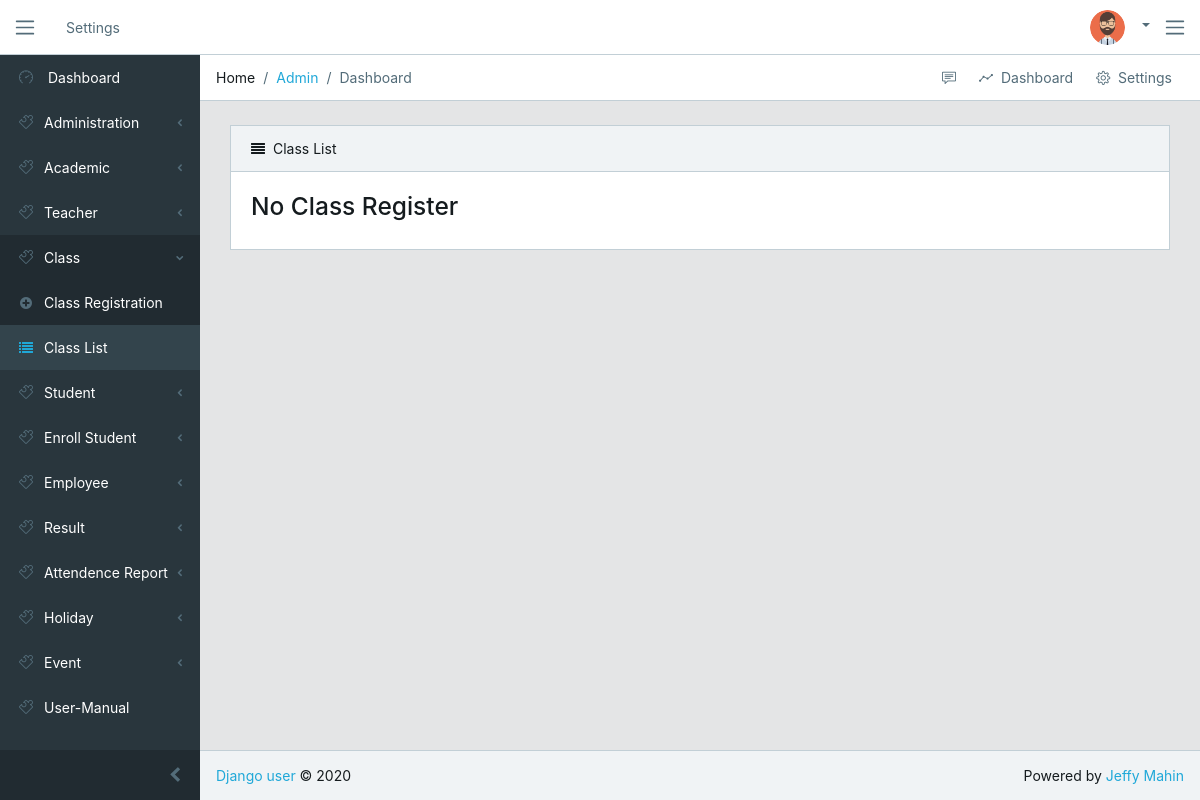
Page /academic/class-list on the earlier database version.
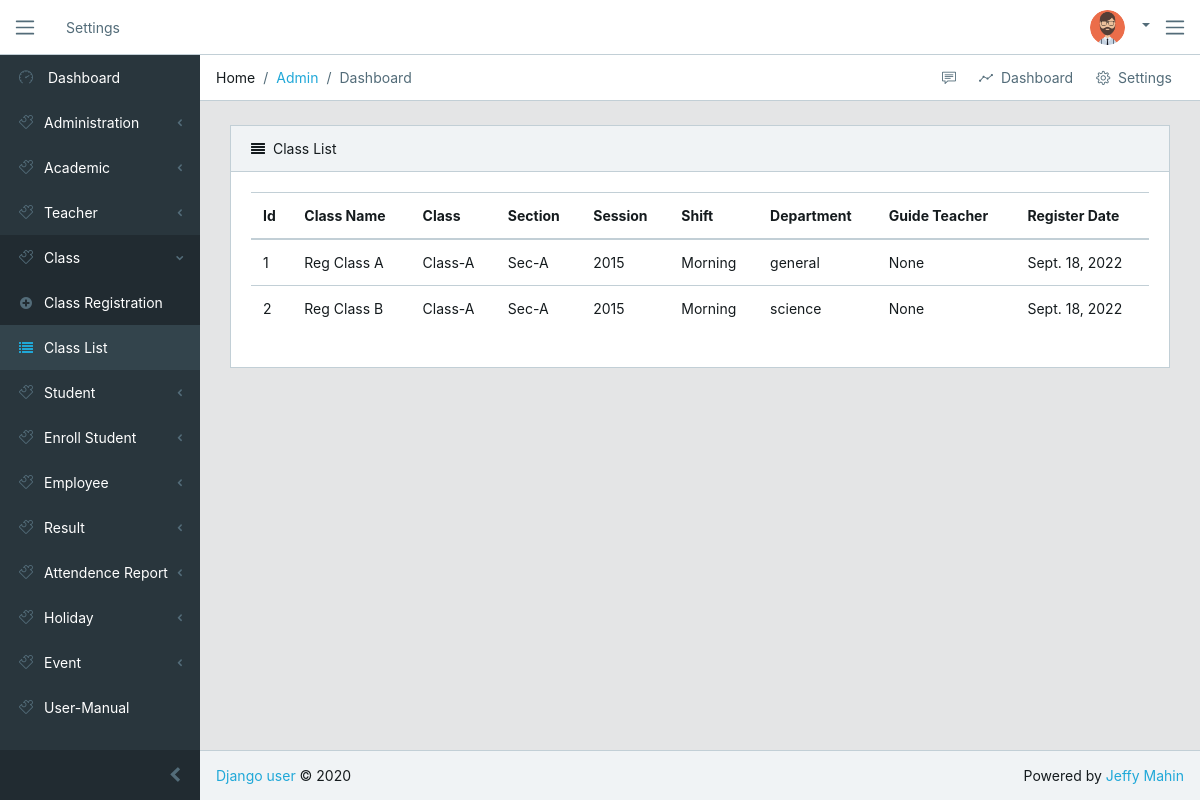
Same page on the later database version.
### academic/models.py (models this page shows, shortened)
class ClassRegistration(models.Model):
    name = models.CharField(max_length=100, unique=True)
    department_choice = (
        ('general', 'General'),
        ('science', 'Science'),
        ('business', 'Business'),
        ('humanities', 'Humanities')
    )
    department = models.CharField(choices=department_choice, max_length=20)
    class_name = models.ForeignKey(ClassInfo, on_delete=models.CASCADE, null=True)
    section = models.ForeignKey(Section, on_delete=models.CASCADE, null=True)
    session = models.ForeignKey(Session, on_delete=models.CASCADE, null=True)
    guide_teacher = models.OneToOneField(GuideTeacher, on_delete=models.CASCADE, null=True, blank=True)
    shift = models.ForeignKey(Shift, on_delete=models.CASCADE, null=True)
    date = models.DateField(auto_now_add=True)
    class Meta:
        unique_together = ['class_name', 'section', 'shift', 'guide_teacher']

class ClassInfo(models.Model):
    name = models.CharField(max_length=100, unique=True)
    display_name = models.CharField(max_length=100, unique=True)
    date = models.DateField(auto_now_add=True)
    def __str__(self):
        return self.display_name

class Section(models.Model):
    name = models.CharField(max_length=100, unique=True)
    date = models.DateField(auto_now_add=True)
    def __str__(self):
        return self.name

class Session(models.Model):
    name = models.IntegerField(unique=True)
    date = models.DateField(auto_now_add=True)
    def __str__(self):
        return str(self.name)

class Shift(models.Model):
    name = models.CharField(max_length=100, unique=True)
    date = models.DateField(auto_now_add=True)
    def __str__(self):
        return self.name

### academic/views.py (the view)
# urls.py: path('class-list', views.class_list, name="class-list"),
def class_list(request):
    register_class = ClassRegistration.objects.all()
    context = {'register_class': register_class}
    return render(request, 'academic/class-list.html', context)

### templates/academic/class-list.html
{% extends 'base/base.html' %}
{% block content %}
  <div class="card">
      <div class="card-header">
          <i class="fa fa-align-justify"></i>Class List
    </div>
    {% if register_class %}
      <div class="card-body">
          <table class="table table-responsive-sm">
              <thead>
                  <tr>
                      <th>Id</th>
                      <th>Class Name</th>
                      <th>Class</th>
                      <th>Section</th>
                      <th>Session</th>
                      <th>Shift</th>
                      <th>Department</th>
                      <th>Guide Teacher</th>
                      <th>Register Date</th>
                  </tr>
              </thead>
              <tbody>
                  {% for cls in register_class %}
                    <tr>
                        <td>{{ cls.id }}</td>
                        <td>{{ cls.name }}</td>
                        <td>{{ cls.class_name }}</td>
                        <td>{{ cls.section }}</td>
                        <td>{{ cls.session }}</td>
                        <td>{{ cls.shift }}</td>
                        <td>{{ cls.department }}</td>
                        <td>{{ cls.guide_teacher }}</td>
                        <td>{{ cls.date }}</td>
                    </tr>
                  {% endfor %}
              </tbody>
          </table>
      </div>
      {% else %}
      <div class="card-body">
          <h3>No Class Register</h3>
      </div>
      {% endif %}
  </div>
{% endblock %}

### templates/base/base.html (shortened to what this page needs)
<!DOCTYPE html>
<html lang="en">
{% include 'base/header.html' %}
<body class="app header-fixed sidebar-fixed aside-menu-fixed aside-menu-hidden">
{% include 'base/navbar.html' %}
<div class="app-body">
    {% include 'base/sidebar.html' %}
    <main class="main">
        {% include 'base/breadcrumb.html' %}
        <div class="container-fluid">
            <div class="animated fadeIn">
                {% block content %}
                {% endblock %}
            </div>
        </div>
    </main>
</div>
{% include 'base/footer.html' %}
</body>
</html>

### templates/base/header.html (shortened to what this page needs)
{% load static %}
<head>
    <link href="{% static 'dist/vendors/css/font-awesome.min.css' %}" rel="stylesheet">
    <link href="{% static 'dist/vendors/css/simple-line-icons.min.css' %}" rel="stylesheet">
    <link href="{% static 'dist/css/style.css' %}" rel="stylesheet">
    <link href="{% static 'src/css/form.css' %}" rel="stylesheet">
</head>

### templates/base/navbar.html (shortened to what this page needs)
{% load static %}
<header class="app-header navbar">
    <button class="navbar-toggler sidebar-toggler d-md-down-none" type="button">
        <span class="navbar-toggler-icon"></span>
    </button>
    <ul class="nav navbar-nav d-md-down-none">
        <li class="nav-item px-3">
            <a class="nav-link" href="#">Settings</a>
        </li>
    </ul>
    <ul class="nav navbar-nav ml-auto">
        <li class="nav-item dropdown">
            <a class="nav-link dropdown-toggle nav-link" data-toggle="dropdown" href="#" role="button"
               aria-haspopup="true" aria-expanded="false">
                {% if request.user.userprofile %}
                <img src="{{ request.user.userprofile.photo.url }}" class="img-avatar" alt="admin">
                {% else %}
                <img src="{% static 'src/img/man.png' %}" class="img-avatar" alt="Anynumos">
                {% endif %}
            </a>
        </li>
    </ul>
    <button class="navbar-toggler aside-menu-toggler" type="button">
        <span class="navbar-toggler-icon"></span>
    </button>
</header>

### templates/base/sidebar.html (shortened to what this page needs)
{% load static %}
<div class="sidebar">
    <nav class="sidebar-nav">
        <ul class="nav">
            <li class="nav-item">
                <a class="nav-link" href="{% url 'home' %}"><i class="icon-speedometer"></i> Dashboard</a>
            </li>
            <li class="nav-item nav-dropdown">
             <a class="nav-link nav-dropdown-toggle" href="#">
                 <i class="nav-icon icon-puzzle"></i>Administration</a>
           </li>
           <li class="nav-item nav-dropdown">
            <a class="nav-link nav-dropdown-toggle" href="#">
                <i class="nav-icon icon-puzzle"></i>Academic</a>
          </li>
           <li class="nav-item nav-dropdown">
            <a class="nav-link nav-dropdown-toggle" href="#">
                <i class="nav-icon icon-puzzle"></i>Teacher</a>
          </li>
            <li class="nav-item nav-dropdown">
             <a class="nav-link nav-dropdown-toggle" href="#">
                 <i class="nav-icon icon-puzzle"></i>Class</a>
             <ul class="nav-dropdown-items">
               <li class="nav-item">
                   <a class="nav-link" href="{% url 'class-registration' %}">
                       <i class="fa fa-plus-circle"></i>Class Registration</a>
               </li>
               <li class="nav-item">
                   <a class="nav-link" href="{% url 'class-list' %}">
                       <i class="fa fa-list"></i>Class List</a>
               </li>
             </ul>
           </li>
            <li class="nav-item nav-dropdown">
             <a class="nav-link nav-dropdown-toggle" href="#">
                 <i class="nav-icon icon-puzzle"></i>Student</a>
           </li>
        <li class="nav-item nav-dropdown">
            <a class="nav-link nav-dropdown-toggle" href="#">
                <i class="nav-icon icon-puzzle"></i>Enroll Student</a>
          </li>
           <li class="nav-item nav-dropdown">
            <a class="nav-link nav-dropdown-toggle" href="#">
                <i class="nav-icon icon-puzzle"></i>Employee</a>
          </li>
          <li class="nav-item nav-dropdown">
           <a class="nav-link nav-dropdown-toggle" href="#">
               <i class="nav-icon icon-puzzle"></i>Result</a>
         </li>
         <li class="nav-item nav-dropdown">
          <a class="nav-link nav-dropdown-toggle" href="#">
              <i class="nav-icon icon-puzzle"></i>Attendence Report</a>
        </li>
       <li class="nav-item nav-dropdown">
        <a class="nav-link nav-dropdown-toggle" href="#">
            <i class="nav-icon icon-puzzle"></i>Holiday</a>
      </li>
        <li class="nav-item nav-dropdown">
         <a class="nav-link nav-dropdown-toggle" href="#">
             <i class="nav-icon icon-puzzle"></i>Event</a>
       </li>
        <li class="nav-item nav-dropdown">
         <a class="nav-link" href="#">
             <i class="nav-icon icon-puzzle"></i>User-Manual</a>
       </li>
        </ul>
    </nav>
    <button class="sidebar-minimizer brand-minimizer" type="button"></button>
</div>

### templates/base/breadcrumb.html (shortened to what this page needs)
{% load static %}
<ol class="breadcrumb">
    <li class="breadcrumb-item">Home</li>
    <li class="breadcrumb-item"><a href="#">Admin</a></li>
    <li class="breadcrumb-item active">Dashboard</li>
    <li class="breadcrumb-menu d-md-down-none">
        <div class="btn-group" role="group" aria-label="Button group">
            <a class="btn" href="#"><i class="icon-speech"></i></a>
            <a class="btn" href="{% url 'home' %}"><i class="icon-graph"></i> &nbsp;Dashboard</a>
            <a class="btn" href="#"><i class="icon-settings"></i> &nbsp;Settings</a>
        </div>
    </li>
</ol>

### templates/base/asidebar.html (shortened to what this page needs)
{% load static %}

### templates/base/footer.html (shortened to what this page needs)
<footer class="app-footer">
    <span><a href="#">Django user</a> © 2020</span>
    <span class="ml-auto">Powered by <a href="https://www.facebook.com/jeffy.mahin">Jeffy Mahin</a></span>
</footer>

### templates/base/js.html (shortened to what this page needs)
{% load static %}

Differences in the rows shown:
added ClassRegistration: id "1", name "Reg Class A", class_name "Class-A", section "Sec-A", session "2015", shift "Morning", department "general", guide_teacher "None", date "Sept. 18, 2022"
added ClassRegistration: id "2", name "Reg Class B", class_name "Class-A", section "Sec-A", session "2015", shift "Morning", department "science", guide_teacher "None", date "Sept. 18, 2022"
Other differences:
text no longer shown: "No Class Register"
text now shown: "Id Class Name Class Section Session Shift Department Guide Teacher Register Date"
